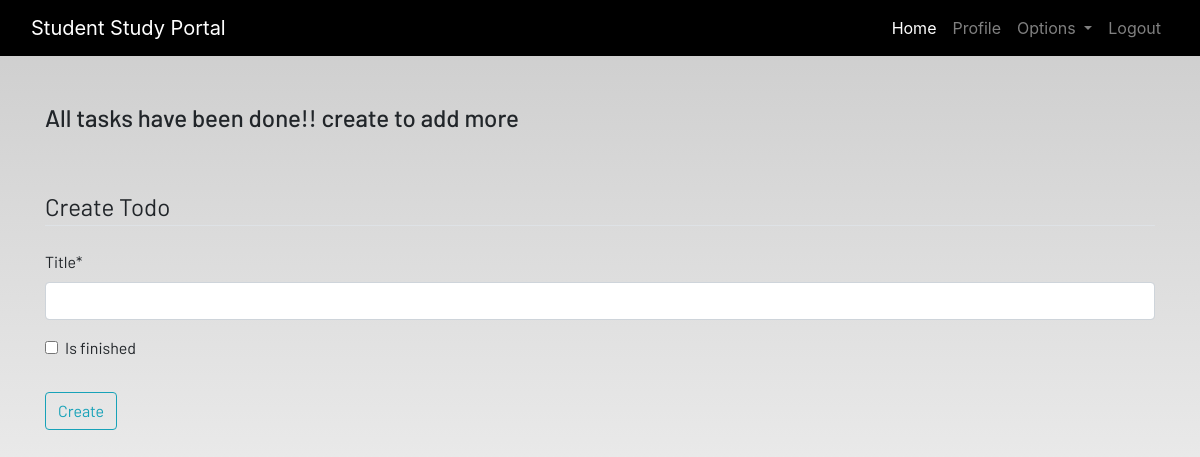
The app's page /todo (signed in), older data.
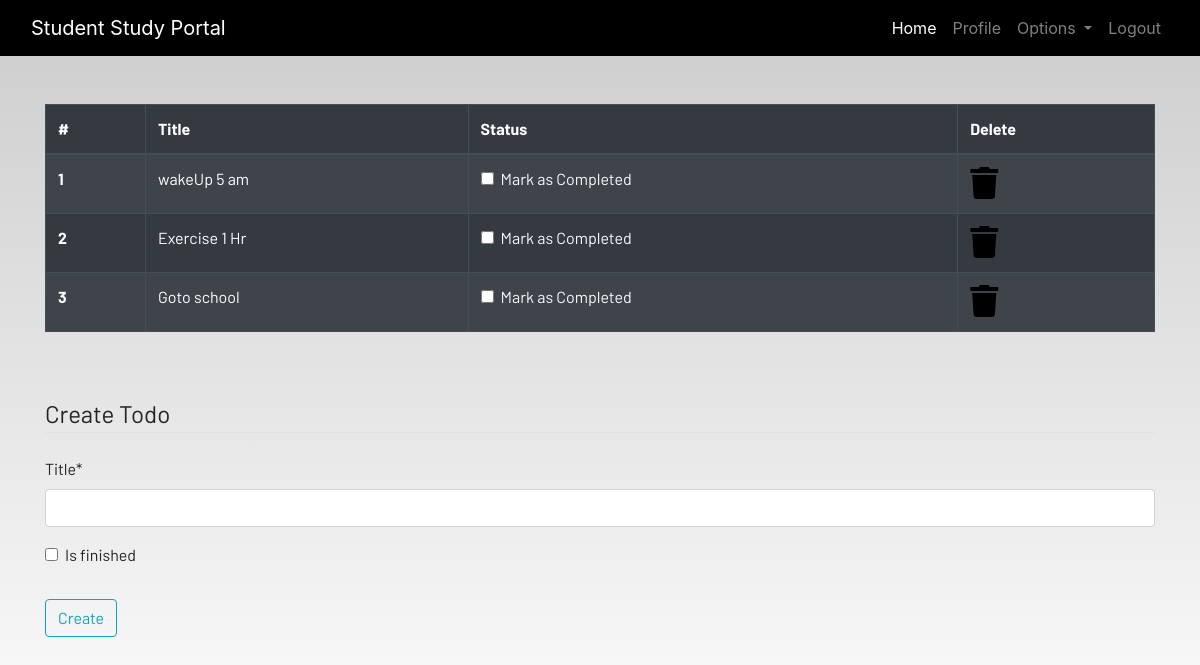
The same page, newer data.
### dashboard/models.py (models this page shows, shortened)
class Todo(models.Model):
    user=models.ForeignKey(User,on_delete=models.CASCADE)
    title=models.CharField(max_length=100)
    is_finished =models.BooleanField(default=False)
    class Meta:
        verbose_name="Todo"
        verbose_name_plural="Todo"

### dashboard/views.py (the view)
# urls.py: path('todo', views.todo, name="todo"),
def todo(request):
    if request.method=='POST':
        form=TodoForm(request.POST)
        if form.is_valid():
            try:
                finished = request.POST["is_finished"]
                if finished == 'on':
                    finished = True
                else:
                    finished = False
            except:
                finished = False
            todos=Todo(
                user = request.user,
                title = request.POST['title'],
                is_finished=finished
            )
            todos.save()
            messages.success(request,f"Todo Added from {request.user.username}!!")
    else:
        form=TodoForm()
    todo=Todo.objects.filter(user=request.user)
    if len(todo)==0:
        todos_done = True
    else:
        todos_done=False
    context={
            'form':form,
             'todos':todo,
             'todos_done':todos_done
            }
    return render(request,'dashboard/todo.html',context)

### dashboard/forms.py
class TodoForm(forms.ModelForm):
    class Meta:
        model=Todo
        fields=['title','is_finished']

### dashboard/templates/dashboard/todo.html (shortened to what this page needs)
{% extends 'dashboard/base.html' %}
{% load static %}
{% load crispy_forms_tags %}
{% block content %}
<div class="container">
    {% if not todos_done %}
    <table class="table table-striped table-bordered table-hover table-dark">
        <thead>
            <tr>
                <th scope="col">#</th>
                <th scope="col">Title</th>
                <th scope="col">Status</th>
                <th scope="col">Delete</th>
            </tr>
        </thead>
        <tbody>
            {% for todo in todos  %}
            <tr>
                <th scope="row">{{forloop.counter}}</th>
                <td>{{todo.title}}</td>
                <td>
                    <a href="{% url 'update-todo' todo.id %}">
                        <div class="form-check">
                            {% if todo.is_finished == True %}
                            <input class="form-check-input" type="checkbox" value="" checked >
                            {% else %}
                            <input class="form-check-input" type="checkbox" value="">
                            {% endif %}
                            <label class="form-check-label text-light" for="flexCheckDefault">
                                Mark as Completed
                            </label>
                        </div>
                    </a>
                </td>
                <td><a href="{% url 'delete-todo'  todo.id %}"><i class="fa fa-trash fa-2x"></i></a></td>
            </tr>
            {% endfor %}
        </tbody>
    </table>
    {% else %}
    <h4>All tasks have been done!! create to add more</h4>
    {% endif %}
</div><br><br>
<div class="container">
    <form method="POST">
        <fieldset class="form-group">
            <legend class="border-bottom mb-4">Create Todo</legend>
            {{form|crispy}}
        </fieldset>
        <div class="form-group">
            <button href="" class="btn btn-outline-info" type="submit">
                Create
            </button>
        </div>
    </form>
</div>
{% endblock content %}

Row changes from the older to the newer data that the page shows:
added Todo: title "wakeUp 5 am"
added Todo: title "Exercise 1 Hr"
added Todo: title "Goto school"
Text that changed along with them:
text no longer shown: "All tasks have been done!! create to add more"
text now shown: "# Title Status Delete"
